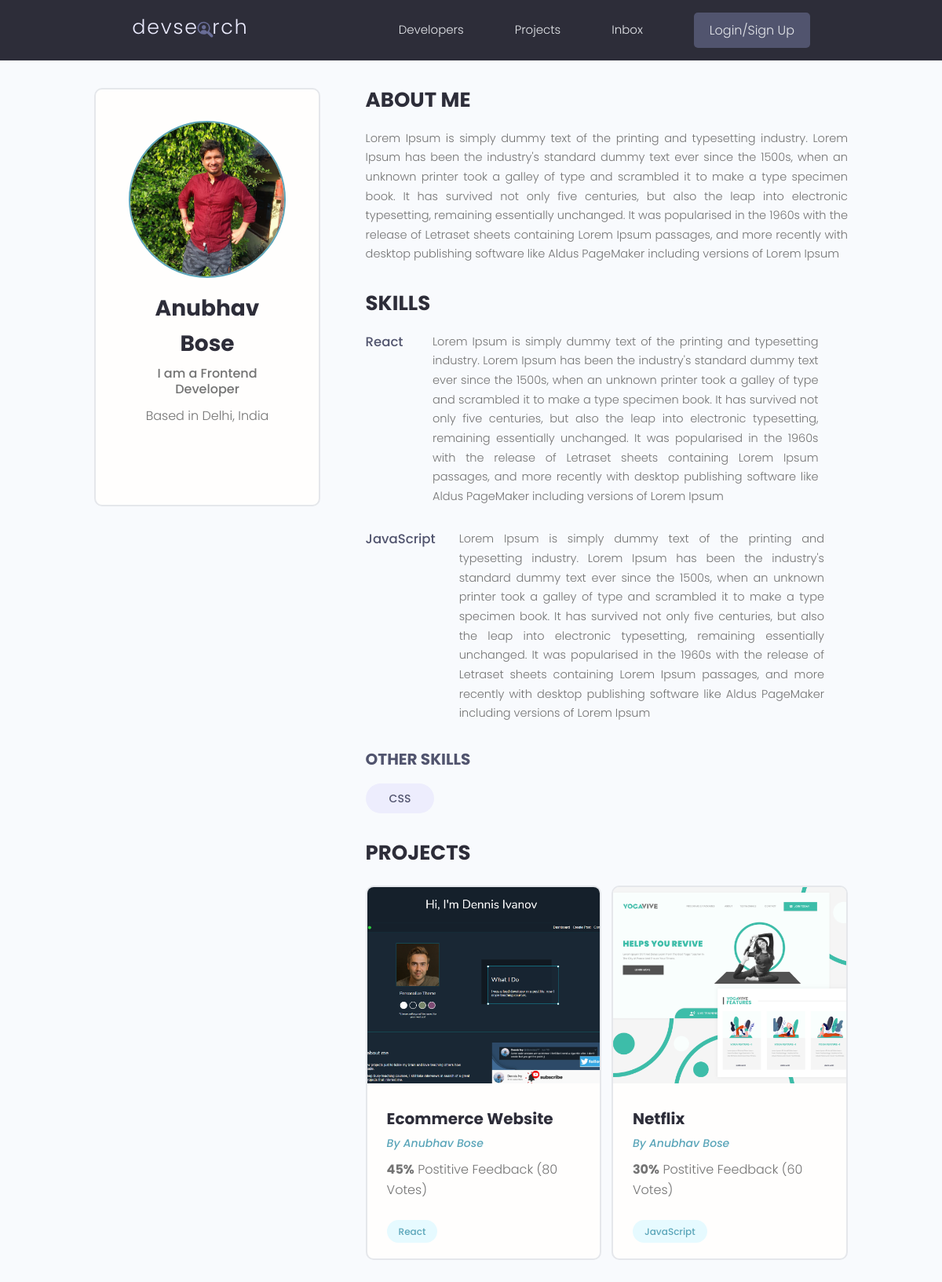
Page /profile/3431e434-73d6-4075-86b9-d073efd28cf5/ on the committed database.
### users/models.py (models this page shows, shortened)
class Profile(models.Model):
    user = models.OneToOneField(User, on_delete=models.CASCADE, null=True, blank=True)
    name = models.CharField(max_length=200, null=True, blank=True)
    email = models.EmailField(max_length=500, null=True, blank=True)
    username = models.CharField(max_length=200, null=True, blank=True)
    location = models.CharField(max_length=200, null=True, blank=True)
    short_intro = models.CharField(max_length=200, null=True, blank=True)
    bio = models.TextField(null=True, blank=True)
    profile_image = models.ImageField(null=True, blank=True, upload_to="profiles/", default="profiles/user-default.png")
    social_github = models.CharField(max_length=200, null=True, blank=True)
    social_twitter = models.CharField(max_length=200, null=True, blank=True)
    social_linkedin = models.CharField(max_length=200, null=True, blank=True)
    social_youtube = models.CharField(max_length=200, null=True, blank=True)
    social_website = models.CharField(max_length=200, null=True, blank=True)
    created = models.DateTimeField(auto_now_add=True)
    id = models.UUIDField(default=uuid.uuid4, unique=True, primary_key=True, editable=False)

class Skill(models.Model):
    owner = models.ForeignKey(Profile, on_delete=models.CASCADE, null=True, blank=True)
    name = models.CharField(max_length=200, null=True, blank=True)
    description = models.TextField(null=True, blank=True)
    created = models.DateTimeField(auto_now_add=True)
    id = models.UUIDField(default=uuid.uuid4, unique=True, primary_key=True, editable=False)
    def __str__(self):
        return str(self.name)

### projects/models.py (models this page shows, shortened)
class Project(models.Model):
    owner = models.ForeignKey(Profile, null=True, blank=True, on_delete=models.SET_NULL)
    title = models.CharField(max_length=200)
    description = models.TextField(null=True, blank=True)
    featured_image = models.ImageField(null=True, blank=True, default="default.jpg")
    demo_link = models.CharField(max_length=2000, null=True, blank=True)
    source_link = models.CharField(max_length=2000, null=True, blank=True)
    tags = models.ManyToManyField('Tag', blank=True)
    vote_total = models.IntegerField(default=0, null=True, blank=True)
    vote_ratio = models.IntegerField(default=0, null=True, blank=True)
    created = models.DateTimeField(auto_now_add=True)
    id = models.UUIDField(default=uuid.uuid4, unique=True, primary_key=True, editable=False)

class Tag(models.Model):
    name = models.CharField(max_length=200)
    created = models.DateTimeField(auto_now_add=True)
    id = models.UUIDField(default=uuid.uuid4, unique=True, primary_key=True, editable=False)
    def __str__(self):
        return self.name

### users/views.py (the view)
# urls.py: path("profile/<str:pk>/", views.userProfile, name="user-profile"),
def userProfile(request, pk):
    profile = Profile.objects.get(id=pk)
    topSkills = profile.skill_set.exclude(description__exact='')
    otherSkills = profile.skill_set.filter(description='')
    context = {"profile": profile, "topSkills": topSkills, "otherSkills": otherSkills}
    return render(request, "users/user-profile.html", context)

### users/templates/users/user-profile.html (shortened to what this page needs)
{% extends 'main.html' %}
{% block content %}
<main class="profile my-md">
    <div class="container">
      <div class="layout">
        <div class="column column--1of3">
          <div class="card text-center">
            <div class="card__body dev">
              <img class="avatar avatar--xl" src="{{ profile.profile_image.url }}" />
              <h2 class="dev__name">{{profile.name}}</h2>
              <p class="dev__title">{{profile.short_intro}}</p>
              <p class="dev__location">Based in {{profile.location}}</p>
            </div>
          </div>
        </div>
        <div class="column column--2of3">
          <div class="devInfo">
            <h3 class="devInfo__title">About Me</h3>
            <p class="devInfo__about">{{profile.bio}}</p>
          </div>
          <div class="devInfo">
            <h3 class="devInfo__title">Skills</h3>
            <div class="devInfo__skills">
              {% for skill in topSkills %}
              <div class="devSkill">
                <h4 class="devSkill__title">{{skill.name}}</h4>
                <p class="devSkill__info">{{skill.description}}</p>
              </div>
              {% endfor %}
              <h3 class="devInfo__subtitle">Other Skills</h3>
              <div class="devInfo__otherSkills">
                {% for skill in otherSkills %}
                <span class="tag tag--pill tag--sub tag--lg">
                  <small>{{skill}}</small>
                </span>
                {% endfor %}
              </div>
            </div>
          </div>
          <div class="devInfo">
            <h3 class="devInfo__title">Projects</h3>
            <div class="grid grid--two">
              {% for project in profile.project_set.all %}
              <div class="column">
                <div class="card project">
                  <a href="{% url 'project' project.id %}" class="project">
                    <img class="project__thumbnail" src="{{project.featured_image.url}}" alt="project thumbnail" />
                    <div class="card__body">
                      <h3 class="project__title">{{project.title}}</h3>
                      <p><a class="project__author" href="{% url 'user-profile' project.owner.id %}">By {{project.owner.name}}</a></p>
                      <p class="project--rating">
                        <span style="font-weight: bold;">{{project.vote_ratio}}%</span> Postitive
                        Feedback ({{project.vote_total}} Vote{{project.vote_total|pluralize:"s"}})
                      </p>
                      <div class="project__tags">
                        {% for tag in project.tags.all %}
                        <span class="tag tag--pill tag--main">
                          <small>{{tag}}</small>
                        </span>
                        {% endfor %}
                      </div>
                    </div>
                  </a>
                </div>
              </div>
              {% endfor %}
            </div>
          </div>
        </div>
      </div>
    </div>
  </main>
{% endblock %}

### static/styles/app.css (style rules this page uses)
:root { --color-sub: #2d2d39; }
.card { border: 2px solid var(--color-light); }
img { width: 100%; }
.profile .card > .dev { padding: 4rem; }
.dev__name { color: var(--color-sub); font-size: 2.8rem; font-weight: 700; margin-top: 1rem; margin-bottom: 0.5rem; }
.dev__title { font-size: 1.6rem; font-weight: 500; line-height: 1.3; }
.dev__location { margin-top: 1rem; }
.devInfo { margin-bottom: 3rem; }
.devInfo__title, .devInfo__subtitle { font-size: 2.6rem; color: var(--color-sub); text-transform: uppercase; font-weight: 700; margin-bottom: 1.5rem; }
.devInfo__subtitle { font-size: 2rem; color: var(--color-sub-light); }
.devInfo__about, .devSkill__info { font-size: 1.45rem; line-height: 1.7; text-align: justify; }
.devSkill { margin-bottom: 3rem; }
.devSkill__title { font-size: 1.65rem; font-weight: 500; color: var(--color-sub-light); }
@media screen and (min-width: 700px) { .devSkill { display: flex; justify-content: space-between; gap: 3rem; } }
@media screen and (min-width: 700px) { .devSkill__info { flex-basis: 80%; } }
.project__author { font-size: 1.4rem; font-style: italic; }
.project--rating { margin-bottom: 1.6em; margin-top: .5em; }
.project__thumbnail { height: 25rem; object-fit: cover; object-position: top center; }
.project__title { font-size: 2rem; font-weight: 700; color: var(--color-sub); }

### static/uikit/styles/modules/_variables.css (style rules this page uses)
:root { --color-main: #5aa5b9; --color-main-light: #e6faff; --color-sub: #3f4156; --color-sub-light: #51546e; --color-sub-lighter: #ededfd; --color-text: #737373; --color-gray: #8b8b8b; --color-light: #e5e7eb; --color-light-gray: #767676; --color-bg: #f8fafd; --color-white: #fffefd; --color-white-light: #f3f3f3; --color-success: #359e64; --color-success-bg: #def8e8; --color-error: #fc4b0b; --color-error-bg: #fff2ee; --font-base: 'Poppins', arial, helvetica, 'Segoe UI', roboto, ubuntu, sans-serif; --font-monospace: 'Fira Code', 'Courier New', courier, monospace; --font-regular: 300; --font-medium: 500; --font-bold: 700; --generic-shadow: 1px 1px 5px #00000010; --generic-transition: all 0.3s ease-in-out; }

### static/uikit/styles/modules/_base.css (style rules this page uses)
* { margin: 0; padding: 0; box-sizing: border-box; text-rendering: optimizeLegibility; color: inherit; font-size: inherit; }
html { font-size: 50%; }
@media only screen and (min-width: 480px) { html { font-size: 56.25%; } }
@media only screen and (min-width: 1200px) { html { font-size: 62.5%; } }
body { line-height: 1.6; font-weight: 400; font-size: 1.5rem; color: var(--color-text); background-color: var(--color-bg); min-height: 100vh; }

### static/uikit/styles/modules/_typography.css (style rules this page uses)
* { font-family: var(--font-base); }
h2 { font-size: 3.6rem; font-weight: var(--font-bold); }
h3 { font-size: 3.2rem; font-weight: var(--font-medium); }
h4 { font-size: 2.8rem; font-weight: var(--font-medium); }
p, span, strong { font-size: 1.6rem; color: var(--color-text); font-weight: var(--font-regular); }
a { padding-bottom: 2px; text-decoration: none; display: inline-block; color: var(--color-main); font-weight: var(--font-medium); }

### static/uikit/styles/modules/_utilities.css (style rules this page uses)
.container { width: 92%; max-width: 165rem; margin: 0 auto; box-sizing: border-box; }
@media screen and (min-width: 1000px) { .container { width: 90%; } }
@media screen and (min-width: 1200px) { .container { width: 80%; } }
.text-center { text-align: center; }
.my-md { margin: 3rem auto; }

### static/uikit/styles/modules/_avatar.css (style rules this page uses)
.avatar { border-radius: 50%; border: 2px solid var(--color-main); object-fit: cover; }
.avatar--xl { height: 20rem; width: 20rem; }

### static/uikit/styles/modules/_card.css (style rules this page uses)
.card { border-radius: 1rem; background-color: var(--color-white); border: 1.5px solid var(--color-light); width: auto; height: auto; margin-top: 0.5rem; margin-bottom: 0.5rem; overflow: hidden; }
.card__body, .card__header { padding: 2rem 2.5rem; }

### static/uikit/styles/modules/_tag.css (style rules this page uses)
.tag { display: inline-flex; align-items: center; background-color: var(--color-sub); height: -webkit-fit-content; height: -moz-fit-content; height: fit-content; width: -webkit-fit-content; width: -moz-fit-content; width: fit-content; border-radius: 0.5rem; padding: 0.5rem 1.5rem; font-size: 1.2rem; cursor: pointer; }
.tag > small { color: var(--color-white); }
.tag--pill { border-radius: 5rem; }
.tag--main, .tag--main > small { background: var(--color-main-light); color: var(--color-main); font-weight: 500; }
.tag--sub, .tag--sub > small { background: var(--color-sub-lighter); color: var(--color-sub-light); font-weight: 500; }
.tag--lg { padding: 0.8rem 3rem; font-size: 1.4rem; }

### rows in the picture
Profile: profile_image (picture), name "Anubhav Bose", short_intro "I am a Frontend Developer", location "Delhi, India", bio "Lorem Ipsum is simply dummy text of the printing and typesetting industry. Lorem Ipsum has been the industry's standard dummy text ever since the 1500s, when an unknown printer took a galley of type and scrambled it to make a type specimen book. It has survived not only five centuries, but also the leap into electronic typesetting, remaining essentially unchanged. It was popularised in the 1960s with the release of Letraset sheets containing Lorem Ipsum passages, and more recently with desktop publishing software like Aldus PageMaker including versions of Lorem Ipsum"
Skill: name "React", description "Lorem Ipsum is simply dummy text of the printing and typesetting industry. Lorem Ipsum has been the industry's standard dummy text ever since the 1500s, when an unknown printer took a galley of type and scrambled it to make a type specimen book. It has survived not only five centuries, but also the leap into electronic typesetting, remaining essentially unchanged. It was popularised in the 1960s with the release of Letraset sheets containing Lorem Ipsum passages, and more recently with desktop publishing software like Aldus PageMaker including versions of Lorem Ipsum"
Skill: name "JavaScript", description "Lorem Ipsum is simply dummy text of the printing and typesetting industry. Lorem Ipsum has been the industry's standard dummy text ever since the 1500s, when an unknown printer took a galley of type and scrambled it to make a type specimen book. It has survived not only five centuries, but also the leap into electronic typesetting, remaining essentially unchanged. It was popularised in the 1960s with the release of Letraset sheets containing Lorem Ipsum passages, and more recently with desktop publishing software like Aldus PageMaker including versions of Lorem Ipsum"
Skill: name "CSS"
Project: featured_image (picture), title "Ecommerce Website", owner.name "Anubhav Bose", vote_ratio "45", vote_total "80"
Tag: name "React"
Project: featured_image (picture), title "Netflix", owner.name "Anubhav Bose", vote_ratio "30", vote_total "60"
Tag: name "JavaScript"
